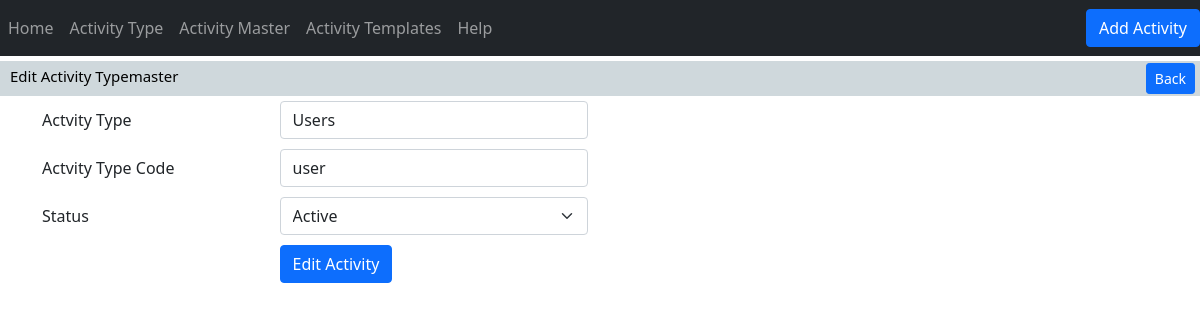
The app's page /activityType/edit/1/ with its own data.
### activity/models.py (models this page shows, shortened)
class activityTypeMaster(models.Model):
    TYPEMASTER = (
        ("Active","Active"),
        ("Inactive","Inactive")
    )
    iActivityTypeMasterID   = models.AutoField(primary_key=True)
    cActivityType           = models.CharField(max_length=256,null=True)
    cActivityCode           = models.CharField(max_length=256,null=True)
    eStatus                 = models.CharField(max_length=256,choices=TYPEMASTER)

### activity/views.py (the view)
# urls.py: path('activityType/edit/<int:pk>/', views.activityTypeMasterForm, name='activityTypeEdit'),
def activityTypeMasterForm(request,pk=None):
    instance = get_object_or_404(activityTypeMaster, pk=pk) if pk else None
    if request.method == 'POST':
        activityTypeName        = request.POST.get('inputActivityTypeName')
        activityTypeCode        = request.POST.get('inputActivityTypeCode')
        activityTypeStatus      = request.POST.get('inputActivityTypeStatus')
        POST_DATA = request.POST.copy()
        POST_DATA['cActivityType']   =   activityTypeName
        POST_DATA['cActivityCode']   =   activityTypeCode
        POST_DATA['eStatus']         =   activityTypeStatus
        form = ActivityTypeMasterForm(POST_DATA, instance=instance)
        if form.is_valid():
            form.save()
            return redirect('activityType')  # Redirect to a list or success page
    else:
        form = ActivityTypeMasterForm(instance=instance)
    return render(request, 'activity/activity_type_form.html', {'form': form, 'instance': instance})

### activity/form.py
class ActivityTypeMasterForm(ModelForm):
    class Meta:
        model = activityTypeMaster
        fields = '__all__'

### activity/templates/activity/activity_type_form.html (shortened to what this page needs)
{% extends 'activity/main.html'%}
{%block content%}
<div class="row">
    <div class="col-12">
        <div class="page-strip">
            <div class="strip-left">
                <div class="strip-title"> {% if instance %}Edit{% else %}Add{% endif %}  Activity Typemaster</div>
            </div>
            <div class="strip-right">
                <div class="back-button">
                    <a href="{% url 'activityType'%}" class="btn btn-primary btn-sm strip-button">Back</a>
                </div>
            </div>
        </div>
    </div>
</div>
<div class="container">
    <div class="row">
        <div class="col">
            <form action="{% if instance %}{% url 'activityTypeEdit' pk=instance.pk %}{% else %}{% url 'activityTypeAdd' %}{% endif %}" method="post">
                <div class="form-group row">
                    <label for="inputActivityTypeName" class="col-sm-5 col-form-label" >Actvity Type</label>
                    <div class="col-sm-7">
                        <input type="text" class="form-control" id="inputActivityTypeName" aria-describedby="activityTypeNameHelp" placeholder="" name="inputActivityTypeName"
                        value="{{ instance.cActivityType|default:'' }}" >
                    </div>
                </div>
                <div class="form-group row">
                    <label for="inputActivityTypeCode" class="col-sm-5 col-form-label" >Actvity Type Code</label>
                    <div class="col-sm-7">
                        <input type="text" class="form-control" id="inputActivityTypeCode" aria-describedby="activityTypeCodeHelp" placeholder=""
                        name="inputActivityTypeCode" value="{{ instance.cActivityCode|default:'' }}" >
                    </div>
                </div>
                <div class="form-group row">
                    <label for="inputActivityTypeStatus" class="col-sm-5 col-form-label" >Status</label>
                    <div class="col-sm-7">
                        <select class="form-select" id="inputActivityTypeStatus" aria-describedby="activityTypeStatusHelp" placeholder="" name="inputActivityTypeStatus" >
                            <option value="Active" {% if instance and instance.eStatus == "Active" %}selected{% endif %}>Active</option>
                        </select>
                    </div>
                </div>
                <div class="form-group row">
                    <div class="col-sm-5"></div>
                    <div class="col-sm-7">
                      <button type="submit" class="btn btn-primary">{% if instance %}Edit{% else %}Add{% endif %} Activity</button>
                    </div>
                  </div>
            </form>
        </div>
        <div class="col"></div>
    </div>
</div>
{%endblock%}

### static/css/comman-activity.css (style rules this page uses)
.page-strip { background: #cfd8dc; color: #000; margin: 5px 0px 5px 0px; padding: 2px 0 2px 0; height: 35px; }
.strip-title { font-size: 15px; font-weight: 500; padding: 2px 0px 0px 10px; }
.strip-right { float: right; display: flex; margin:0px 3px ; }
.strip-left { position: absolute; }
.back-button { margin: 0px 2px 2px 0px; }

### activity/templates/activity/activity_type_form.html (style rules this page uses)
.form-group { margin-bottom: 10px; }

### records on screen
activityTypeMaster: inputActivityTypeName "Users", inputActivityTypeCode "user", inputActivityTypeStatus "Active"
